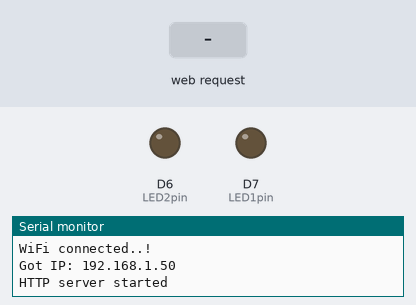
Bench run of a sketch on a simulated ESP8266 (NodeMCU). On the bench: output pins drawn as LEDs (lit = HIGH), the last lines printed to the serial monitor. The inputs (shaded band) are chosen by the test bench. WiFi joins after 1.5 s; servers stay silent unless stated.

Above: at 3.3 s.
3.4 s: HTTP request GET /led1on received
At 4.5 s:
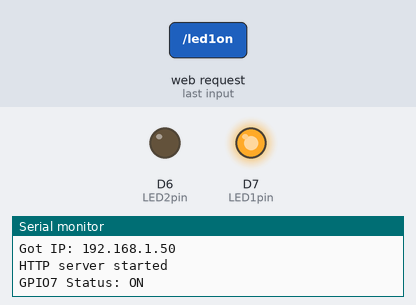
4.9 s: HTTP request GET /led2on received
At 5.7 s:
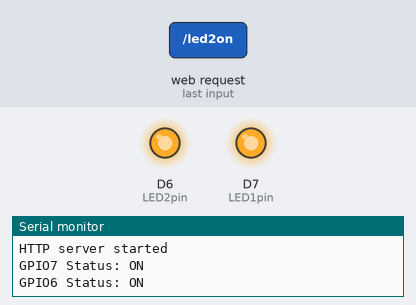
6.4 s: HTTP request GET /led1off received
At 6.8 s:
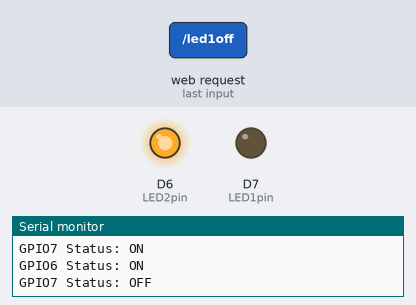
7.9 s: HTTP request GET /led2off received
At 9.1 s:
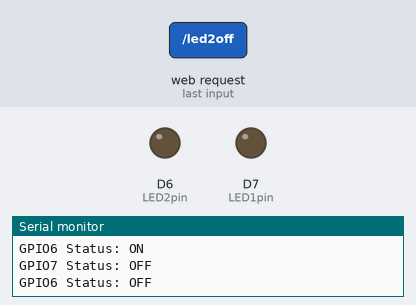
Timing chart, 0 to 10.4 s (numbered marks = the images above; inputs shaded):
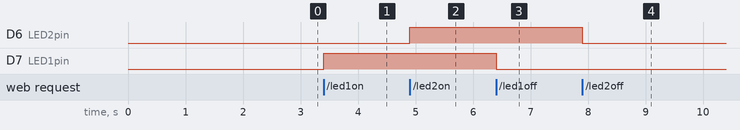

The sketch:

taser_clock.ino
```cpp
#include <dummy.h>

#include <ESP8266WiFi.h>
#include <ESP8266WebServer.h>

/*Put your SSID & Password*/
const char* ssid = "No one";  // Enter SSID here
const char* password = "password";  //Enter Password here

ESP8266WebServer server(80);

uint8_t LED1pin = D7;
bool LED1status = LOW;

uint8_t LED2pin = D6;
bool LED2status = LOW;

void setup() {
  Serial.begin(115200);
  delay(100);
  pinMode(LED1pin, OUTPUT);
  pinMode(LED2pin, OUTPUT);

  Serial.println("Connecting to ");
  Serial.println(ssid);

  //connect to your local wi-fi network
  WiFi.begin(ssid, password);

  //check wi-fi is connected to wi-fi network
  while (WiFi.status() != WL_CONNECTED) {
  delay(1000);
  Serial.print(".");
  }
  Serial.println("");
  Serial.println("WiFi connected..!");
  Serial.print("Got IP: ");  Serial.println(WiFi.localIP());

  server.on("/", handle_OnConnect);
  server.on("/led1on", handle_led1on);
  server.on("/led1off", handle_led1off);
  server.on("/led2on", handle_led2on);
  server.on("/led2off", handle_led2off);
  server.onNotFound(handle_NotFound);

  server.begin();
  Serial.println("HTTP server started");
}
void loop() {
  server.handleClient();
  if(LED1status)
  {digitalWrite(LED1pin, HIGH);}
  else
  {digitalWrite(LED1pin, LOW);}

  if(LED2status)
  {digitalWrite(LED2pin, HIGH);}
  else
  {digitalWrite(LED2pin, LOW);}
}

void handle_OnConnect() {
  LED1status = LOW;
  LED2status = LOW;
  Serial.println("GPIO7 Status: OFF | GPIO6 Status: OFF");
  server.send(200, "text/html", SendHTML(LED1status,LED2status));
}

void handle_led1on() {
  LED1status = HIGH;
  Serial.println("GPIO7 Status: ON");
  server.send(200, "text/html", SendHTML(true,LED2status));
}

void handle_led1off() {
  LED1status = LOW;
  Serial.println("GPIO7 Status: OFF");
  server.send(200, "text/html", SendHTML(false,LED2status));
}

void handle_led2on() {
  LED2status = HIGH;
  Serial.println("GPIO6 Status: ON");
  server.send(200, "text/html", SendHTML(LED1status,true));
}

void handle_led2off() {
  LED2status = LOW;
  Serial.println("GPIO6 Status: OFF");
  server.send(200, "text/html", SendHTML(LED1status,false));
}

void handle_NotFound(){
  server.send(404, "text/plain", "Not found");
}

String SendHTML(uint8_t led1stat,uint8_t led2stat){
  String ptr = "<!DOCTYPE html> <html>\n";
  ptr +="<head><meta name=\"viewport\" content=\"width=device-width, initial-scale=1.0, user-scalable=no\">\n";
  ptr +="<title>LED Control</title>\n";
  ptr +="<style>html { font-family: Helvetica; display: inline-block; margin: 0px auto; text-align: center;}\n";
  ptr +="body{margin-top: 50px;} h1 {color: #444444;margin: 50px auto 30px;} h3 {color: #444444;margin-bottom: 50px;}\n";
  ptr +=".button {display: block;width: 80px;background-color: #1abc9c;border: none;color: white;padding: 13px 30px;text-decoration: none;font-size: 25px;margin: 0px auto 35px;cursor: pointer;border-radius: 4px;}\n";
  ptr +=".button-on {background-color: #1abc9c;}\n";
  ptr +=".button-on:active {background-color: #16a085;}\n";
  ptr +=".button-off {background-color: #34495e;}\n";
  ptr +=".button-off:active {background-color: #2c3e50;}\n";
  ptr +="p {font-size: 14px;color: #888;margin-bottom: 10px;}\n";
  ptr +="</style>\n";
  ptr +="</head>\n";
  ptr +="<body>\n";
  ptr +="<h1>ESP8266 Web Server</h1>\n";
    ptr +="<h3>Using Station(STA) Mode</h3>\n";

   if(led1stat)
  {ptr +="<p>LED1 Status: ON</p><a class=\"button button-off\" href=\"/led1off\">OFF</a>\n";}
  else
  {ptr +="<p>LED1 Status: OFF</p><a class=\"button button-on\" href=\"/led1on\">ON</a>\n";}

  if(led2stat)
  {ptr +="<p>LED2 Status: ON</p><a class=\"button button-off\" href=\"/led2off\">OFF</a>\n";}
  else
  {ptr +="<p>LED2 Status: OFF</p><a class=\"button button-on\" href=\"/led2on\">ON</a>\n";}

  ptr +="</body>\n";
  ptr +="</html>\n";
  return ptr;
}
```

Measured:
- after the input at 3.4 s, D7 (LED1pin): LOW → HIGH at once
- after the input at 4.9 s, D6 (LED2pin): LOW → HIGH at once
- after the input at 6.4 s, D7 (LED1pin): HIGH → LOW at once
- after the input at 7.9 s, D6 (LED2pin): HIGH → LOW at once
